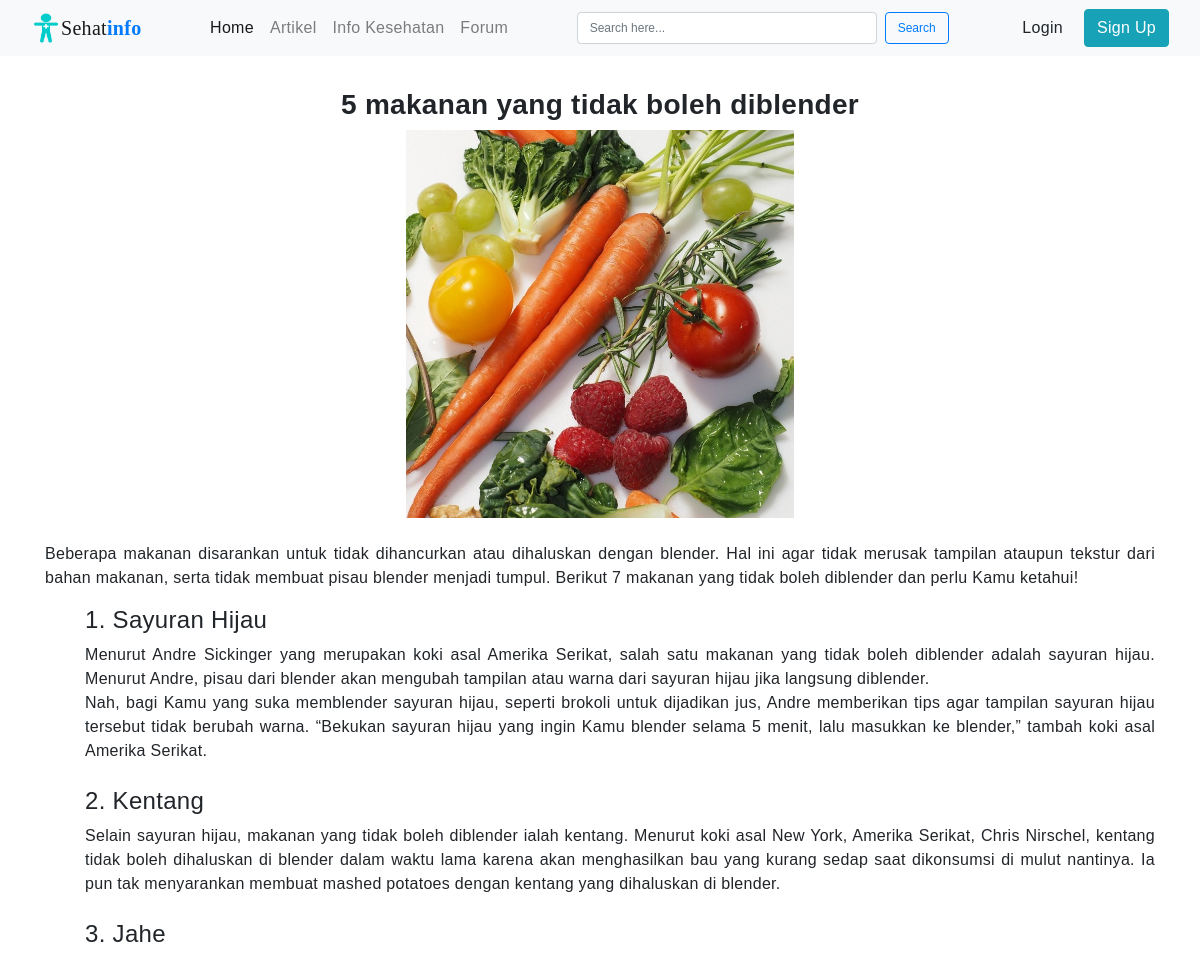
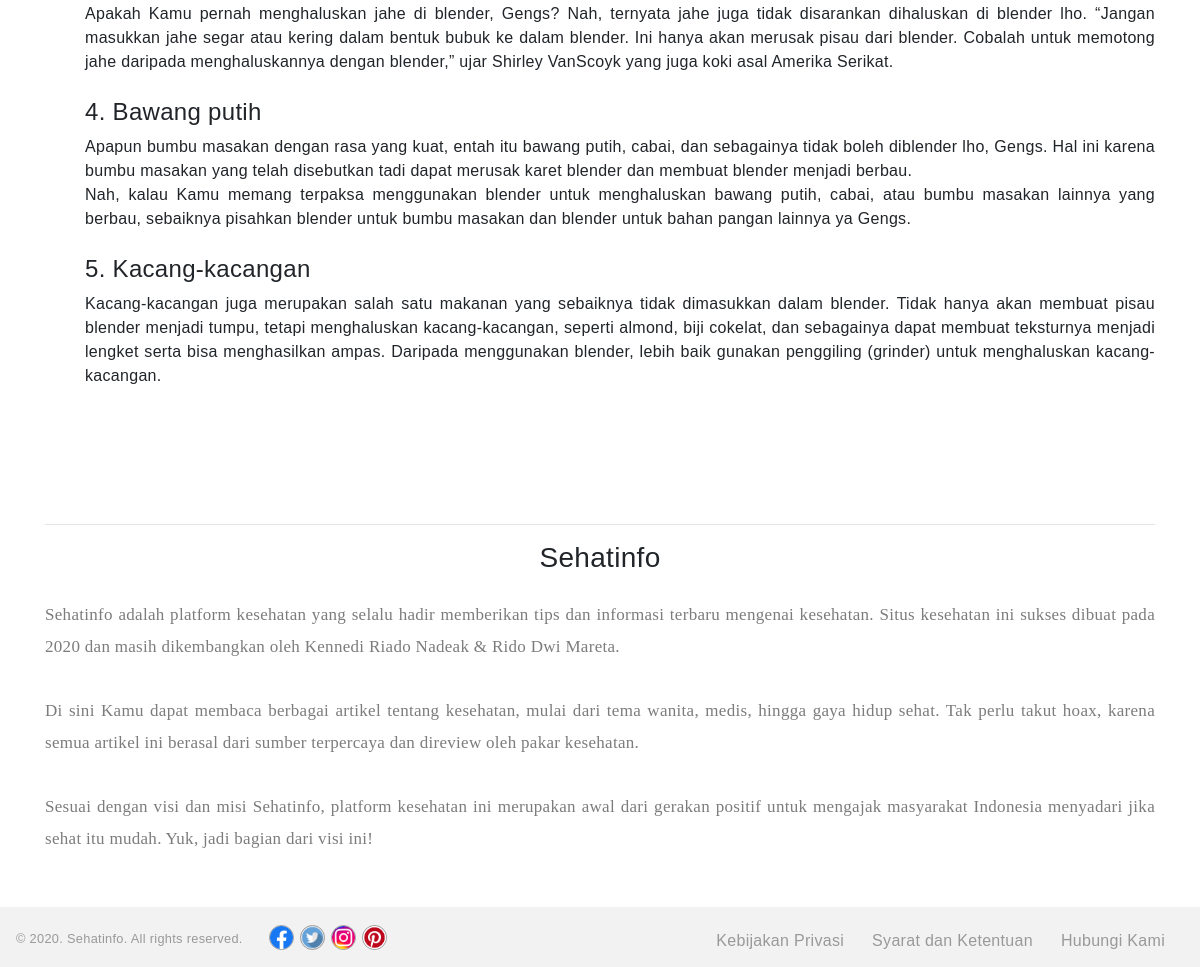
/page/artikel/artikel.php?id=1, run on the app's committed database (2 pictures, top to bottom).
### tables this page shows
CREATE TABLE `artikel` (
  `id` int(11) NOT NULL,
  `judul` varchar(100) NOT NULL,
  `isi` text NOT NULL,
  `story_text` text NOT NULL,
  `gambar` varchar(255) NOT NULL
);

### page/artikel/artikel.php (the view, shortened to what this page needs)
<?php
    include '../koneksi.php';
    $id = $_GET['id'];
    $sql = mysqli_query($koneksi,"select * from artikel where id='$id'");
    while($data = mysqli_fetch_array($sql)){
    ?>
<?php include '../template/header.php'; ?>
        <div class="container pt-5 pb-5 text-justify">
            <h3 class="font-weight-bold text-center"><?php echo $data['judul']; ?></h3>
            <div class="text-center">
                <img src="../../images/artikel/buah.jpg" width="35%" alt="">
            </div>
            <br>
            <?php echo $data['isi']; ?>
        </div>
<?php include '../template/footer.php'; ?>
<?php } ?>

### page/template/header.php (shortened to what this page needs)
<!DOCTYPE html>
<html>
<head>
    <link href="/sehatinfo/css/bootstrap.min.css" rel="stylesheet" media="screen">
    <link rel="stylesheet" type="text/css" href="/sehatinfo/fontawesome/css/all.min.css">
    <link rel="stylesheet" type="text/css" href="/sehatinfo/style.css">
</head>
<body>
        <nav class="navbar fixed-top navbar-expand-lg  navbar-light bg-light">
            <div class="container-fluid">
                <img src="/sehatinfo/images/sehatinfo.png" width="30" height="30" class="d-inline-block align-top"
                    alt="">
                <a class="navbar-brand mr-auto" href="/sehatinfo/page/index.php" style="font-family: cursive;">Sehat<b
                        class="text-primary">info</b></a>
                <div class="collapse navbar-collapse" id="navbarTogglerDemo03">
                    <ul class="navbar-nav ml-auto mr-auto mt-2 mt-lg-0">
                        <li class="nav-item active">
                            <a class="nav-link" href="/sehatinfo/page/index.php">Home <span class="sr-only">(current)</span></a>
                        </li>
                        <li class="nav-item">
                            <a class="nav-link" href="/sehatinfo/page/navbar/artikel.php">Artikel</a>
                        </li>
                        <li class="nav-item">
                            <a class="nav-link " href="/sehatinfo/page/navbar/info_kesehatan.php">Info Kesehatan</a>
                        </li>
                        <li class="nav-item">
                            <a class="nav-link " href="/sehatinfo/page/navbar/forum.php">Forum</a>
                        </li>
                    </ul>
                    <form class="form-inline">
                        <input class="form-control mr-sm-2" type="search" id="search-width" placeholder="Search here..."
                            aria-label="Search">
                        <button class="btn btn-outline-primary my-2 my-sm-0 form-control" type="submit">Search</button>
                    </form>
                    <ul class="navbar-nav ml-auto">
                        <li class="nav-item mr-sm-2">
                            <a class="btn btn-light" href="/sehatinfo/page/login.php">Login</a>
                        </li>
                        <li class="nav-item  my-2 my-sm-0">
                            <a class="btn btn-info btn-block" href="/sehatinfo/page/sign_up.php">Sign Up</a>
                        </li>
                    </ul>
                </div>
            </div>
        </nav>

### page/template/footer.php
<div class="container pt-3 pb-5 mb-5">
    <hr>
    <h3 class="text-center mb-4">Sehatinfo</h3>
    <p class="site-info">
        Sehatinfo adalah platform kesehatan yang selalu hadir
        memberikan tips dan informasi terbaru mengenai kesehatan. Situs kesehatan ini sukses dibuat
        pada 2020 dan masih dikembangkan oleh Kennedi Riado Nadeak & Rido Dwi Mareta.
        <br>
        <br>
        Di sini Kamu dapat membaca berbagai artikel tentang kesehatan, mulai dari tema wanita, medis, hingga
        gaya hidup sehat. Tak perlu takut hoax, karena semua artikel
        ini berasal dari sumber terpercaya dan direview oleh pakar kesehatan.
        <br>
        <br>
        Sesuai dengan visi dan misi Sehatinfo, platform kesehatan ini merupakan awal dari gerakan positif
        untuk mengajak masyarakat Indonesia menyadari jika sehat itu mudah. Yuk, jadi bagian dari visi ini!
    </p>
</div>
<footer>
    <div class="footer-block1 ml-3">
        <small class="copyright">© 2020. Sehatinfo. All rights reserved.</small>
        <div class="social">
            <a class="social-button" href="https://www.facebook.com">
                <img alt="Facebook" src="/sehatinfo/images/facebook.png">
            </a>
            <a class="social-button" href="https://twitter.com">
                <img alt="Twitter" src="/sehatinfo/images/twitter.png">
            </a>
            <a class="social-button" href="https://www.instagram.com/">
                <img alt="Instagram" src="/sehatinfo/images/instagram.png">
            </a>
            <a class="social-button" href="https://www.pinterest.com">
                <img alt="Youtube" src="/sehatinfo/images/pinterest.png">
            </a>
        </div>
    </div>
    <nav class="footer-menu mr-3">
        <ul class="footer-menu-list clearfix">
            <li>
                <a class="footer-menu-link text-decoration-none"
                    href="/sehatinfo/page/footer/kebijakan-privasi.php">Kebijakan Privasi</a>
            </li>
            <li>
                <a class="footer-menu-link text-decoration-none"
                    href="/sehatinfo/page/footer/syarat-dan-ketentuan.php">Syarat dan Ketentuan</a>
            </li>
            <li>
                <a class="footer-menu-link text-decoration-none" href="/sehatinfo/page/footer/hubungi-kami.php">Hubungi
                    Kami</a>
            </li>
        </ul>
    </nav>
</footer>
</body>
</html>

### style.css (style rules this page uses)
html { min-height: 100%; position: relative; }
body { font-family: 'Varela Round', sans-serif; letter-spacing: .30px; }
ul { list-style: none; }
a { text-decoration: none; color: inherit; }
.container { margin-top: 40px; }
.form-control { font-size: 12px; }
#search-width { width: 300px; }
.site-info { font-size: 17px; line-height: 32px; text-align: justify; color: #7c7c7c; font-family: Georgia, 'Times New Roman', Times, serif; }
footer { position: absolute; left: 0; bottom: 0; width: 100%; overflow: hidden; height: 60px; background: #f2f2f2; color: #999; }
.copyright { float: left; display: block; padding-top: 22px; margin-right: 20px; }
.social { float: left; padding-top: 18px; }
.social-button { float: left; display: block; width: 25px; height: 25px; margin-left: 6px; }
.social-button>img { width: 100%; height: 100%; border: 1px solid #999; border-radius: 50%; }
.footer-menu { display: block; position: absolute; right: 5px; top: 22px; }
.footer-menu-list>li { float: left; }
.footer-menu-link { padding: 0 14px; }

### data on the page
artikel: judul "5 makanan yang tidak boleh diblender", isi "Beberapa makanan disarankan untuk tidak dihancurkan atau dihaluskan dengan blender. Hal ini agar tidak merusak tampilan ataupun tekstur dari bahan makanan, serta tidak membuat pisau blender menjadi tumpul. Berikut 7 makanan yang tidak boleh diblender dan perlu Kamu ketahui! 1. Sayuran Hijau Menurut Andre Sickinger yang merupakan koki asal Amerika Serikat, salah satu makanan yang tidak boleh diblender adalah sayuran hijau. Menurut Andre, pisau dari blender akan mengubah tampilan atau warna dari sayuran hijau jika langsung diblender. Nah, bagi Kamu yang suka memblender sayuran hijau, seperti brokoli untuk dijadikan jus, Andre memberikan tips agar tampilan sayuran hijau tersebut tidak berubah…"
